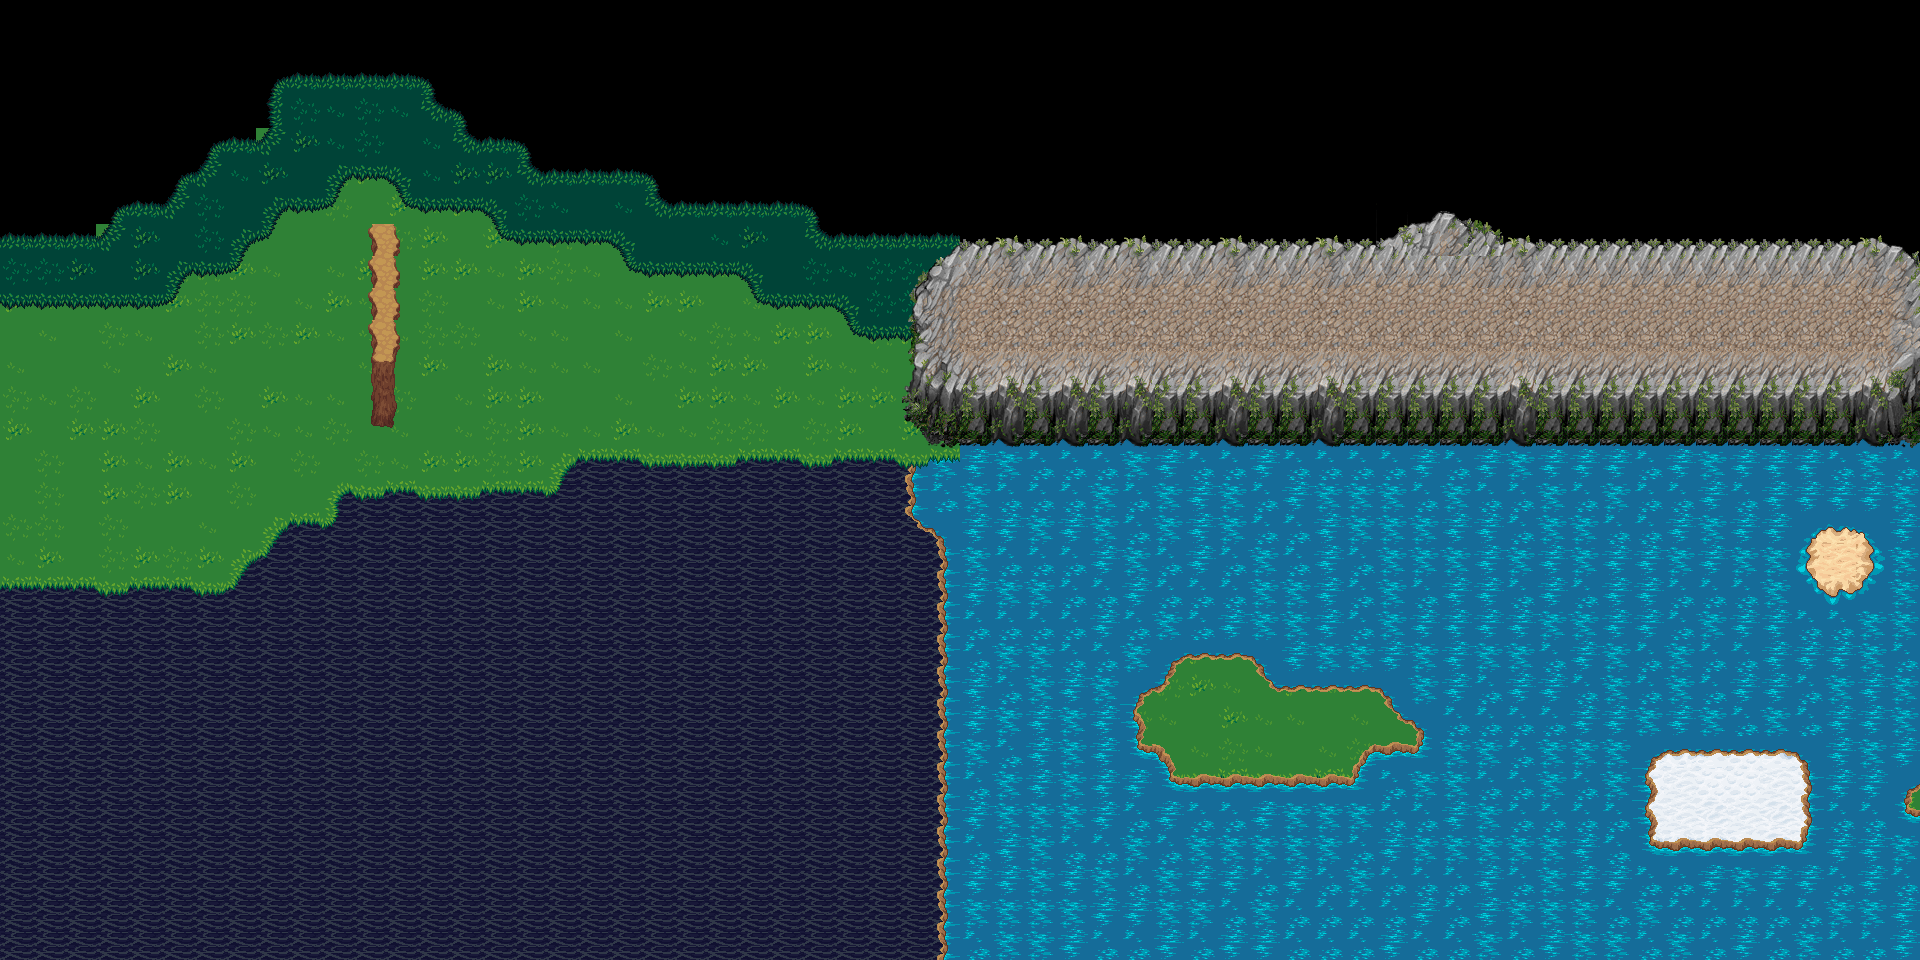

Below is a game level as drawn by its tile map, then a one-line description and the .tmx that defines it (tile-layer data replaced by summaries):
An orthogonal 60x30 tile map with 32x32 px tiles, 7 tile layers (Kachelebene 1, Water2, Felsen, Kopie von Kachelebene 2, ...), 2 hidden layers not drawn, 3 tilesets and 4 objects.

<map version="1.0" orientation="orthogonal" renderorder="right-down" width="60" height="30" tilewidth="32" tileheight="32" nextobjectid="8">
 <tileset firstgid="1" source="../../images/tilesets/LPC_Terrain/Terrain.tsx" />
 <tileset firstgid="1025" name="Base" tilewidth="32" tileheight="32" tilecount="256" columns="16">
  <image source="../../images/tilesets/tileset1/tileset.png" width="512" height="512" />
 </tileset>
 <tileset firstgid="1281" name="Mountain" tilewidth="32" tileheight="32" tilecount="256" columns="16">
  <image source="../../images/tilesets/mountains1/mountain_landscape_23.png" width="512" height="512" />
 </tileset>
 <layer name="Kachelebene 1" width="60" height="30">
  <properties>
   <property name="water" type="bool" value="true" />
  </properties>
  <data>[1800 cells, 695 non-empty, 48 distinct tile ids]</data>
 </layer>
 <layer name="Water2" width="60" height="30">
  <data>[1800 cells, 509 non-empty, 15 distinct tile ids]</data>
 </layer>
 <layer name="Felsen" width="60" height="30">
  <data>[1800 cells, 9 non-empty, 9 distinct tile ids]</data>
 </layer>
 <layer name="Kachelebene 2" width="60" height="30" visible="0">
  <properties>
   <property name="water" type="bool" value="false" />
  </properties>
  <data>[1800 cells, 496 non-empty, 10 distinct tile ids]</data>
 </layer>
 <layer name="Kopie von Kachelebene 2" width="60" height="30">
  <properties>
   <property name="water" type="bool" value="false" />
  </properties>
  <data>[1800 cells, 309 non-empty, 10 distinct tile ids]</data>
 </layer>
 <layer name="Ice" width="60" height="30" visible="0">
  <properties>
   <property name="water" type="bool" value="true" />
  </properties>
  <data>[1800 cells, 65 non-empty, 12 distinct tile ids]</data>
 </layer>
 <layer name="Kachelebene 5" width="60" height="30">
  <data>[1800 cells, 122 non-empty, 15 distinct tile ids]</data>
 </layer>
 <layer name="Mountain" width="60" height="30">
  <data>[1800 cells, 228 non-empty, 43 distinct tile ids]</data>
 </layer>
 <objectgroup name="collision">
  <object id="1" x="903" y="243" width="1019" height="201" />
  <object id="2" x="365" y="226" width="36" height="206" />
 </objectgroup>
 <layer name="Mountain" width="60" height="30">
  <data>[1800 cells, 14 non-empty, 8 distinct tile ids]</data>
 </layer>
 <objectgroup name="no_lighting">
  <object id="6" x="372" y="224" width="26" height="137" />
  <object id="7" x="916" y="243" width="78" height="145" />
 </objectgroup>
</map>
